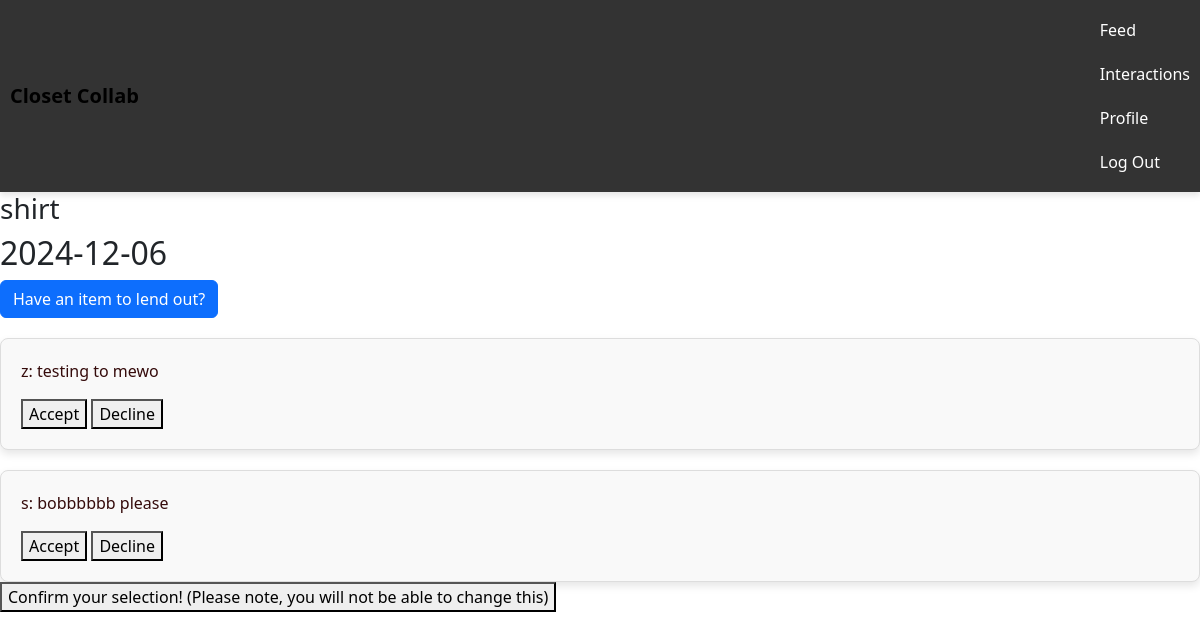
The page /inquiry/9 (signed in) on the database its author committed.
### tables this page shows
CREATE TABLE "inquiries" (
    id INTEGER PRIMARY KEY AUTOINCREMENT,
    time_published DATETIME DEFAULT CURRENT_TIMESTAMP NOT NULL,
    request TEXT NOT NULL,
    exp_date DATE NOT NULL,
    accepted TEXT NOT NULL DEFAULT 'no',
    user_id INTEGER NOT NULL,
    FOREIGN KEY(user_id) REFERENCES user(id)
);

CREATE TABLE "responses" (
    id INTEGER PRIMARY KEY AUTOINCREMENT,
    inquiry_id INTEGER NOT NULL,
    prosp_Lender_id INTEGER NOT NULL,
    time_published DATETIME DEFAULT CURRENT_TIMESTAMP NOT NULL,
    reply TEXT NOT NULL,
    FOREIGN KEY(inquiry_id) REFERENCES inquiries(id),
    FOREIGN KEY(prosp_Lender_id) REFERENCES users(id)
);

CREATE TABLE users (id INTEGER PRIMARY key AUTOINCREMENT, username TEXT UNIQUE NOT NULL, password TEXT NOT NULL, college TEXT NOT NULL, email TEXT NOT NULL, name TEXT NOT NULL);

### app.py (the view, shortened to what this page needs)
@app.route("/inquiry/<int:inquiry_id>", methods=["GET", "POST"])
def inquiry(inquiry_id):
    db = get_db()
    inquiry = db.execute("""
       SELECT * FROM inquiries
        WHERE id = ?
    """, (inquiry_id,)).fetchone()
    curUser = session["user_id"]
    is_owner = inquiry["user_id"] == curUser
    responses = db.execute(
        "SELECT responses.*, users.username AS lender_username FROM responses JOIN users ON responses.prosp_Lender_id = users.id WHERE responses.inquiry_id = ? ORDER BY responses.time_published DESC", (inquiry_id, )).fetchall();
    db.commit()
    return render_template("inquiry.html", responses=responses, inquiry = inquiry, is_owner=is_owner)

### app.py (called while the page is built)
def get_db():
    if 'db' not in g:
        g.db = sqlite3.connect('closet.db')
        g.db.row_factory = sqlite3.Row  # Allows access to columns by name
    return g.db

@app.after_request
def after_request(response):
    response.headers["Cache-Control"] = "no-cache, no-store, must-revalidate"
    response.headers["Expires"] = 0
    response.headers["Pragma"] = "no-cache"
    return response

### templates/inquiry.html (shortened to what this page needs)
{% extends "layout.html" %}
{% block main %}
    <h3>{{inquiry.request}}</h3>
    <h2>{{inquiry.exp_date}}</h2>
    <button type="button" class="btn btn-primary" data-bs-toggle="modal" data-bs-target="#exampleModal">
        Have an item to lend out?
    </button>
    {% for response in responses %}
        <div class = "reply_card" id="reply-{{ response.id }}">
            <p>{{response.lender_username}}: {{response.reply}}</p>
            {% if is_owner %}
                <button class="accept-btn" data-id="{{ response.id }}">Accept</button>
                <button class="decline-btn" data-id="{{ response.id }}">Decline</button>
            {% endif %}
        </div>
    {% endfor %}
    <form  method="post">
        <button class="confirm-accept-btn">Confirm your selection! (Please note, you will not be able to change this)</button>
    </form>
{% endblock %}

### static/style.css (style rules this page uses)
body { font-family: Arial, sans-serif; margin: 0; padding: 0; }
.reply_card { margin-top: 20px; border: 1px solid #ddd; padding: 20px; border-radius: 8px; background-color: #f9f9f9; margin: auto width: 300px; box-shadow: 0 4px 8px rgba(0, 0, 0, 0.1); }
.reply_card p { font-size: 1em; color: #350b0b; }

### rows shown on the page
inquiries: request "shirt", exp_date "2024-12-06"
responses: lender_username "z", reply "testing to mewo"
responses: lender_username "s", reply "bobbbbbb please"
